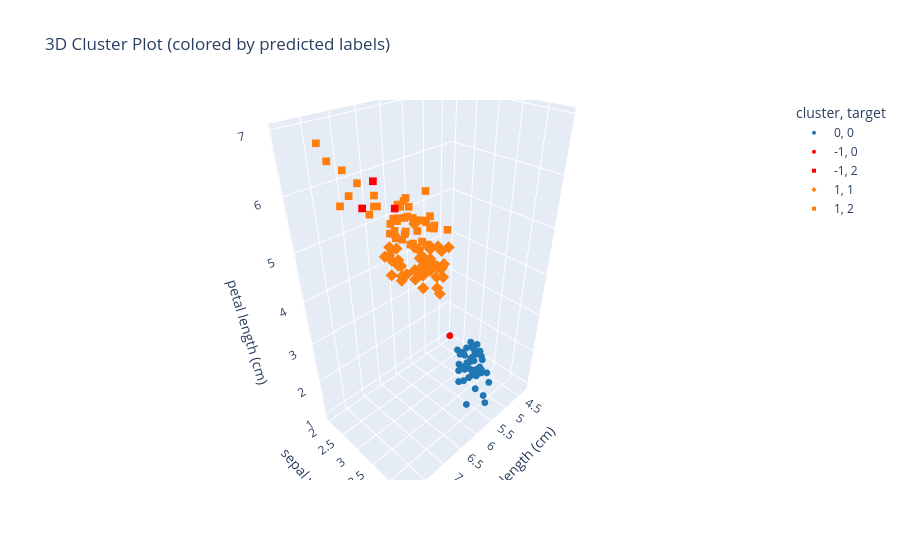

The notebook cell saved with this chart:
### Code cell
# Add labels to your dataframe
df['cluster'] = labels

# Convert to string so plotly treats it as categorical, not continuous
df['cluster'] = df['cluster'].astype(str)

fig = px.scatter_3d(
    df,
    x='sepal length (cm)',
    y='sepal width (cm)',
    z='petal length (cm)',
    color='cluster',              # color by cluster label instead of petal width
    symbol='target',              # keep true labels as marker shape for comparison
    title="3D Cluster Plot (colored by predicted labels)",
    color_discrete_map={          # optional: force noise points to a specific color
        '-1': 'red',
        '0': '#1f77b4',
        '1': '#ff7f0e'
    }
)
fig.update_traces(marker=dict(size=4))
fig.show()

### Figure 1 — Plotly figure (JSON) as saved in the notebook; plotly's stock layout.template omitted (floating-point values rounded to 4 significant figures)
{"data": [{"hovertemplate": "cluster=0<br>target=0<br>sepal length (cm)=%{x}<br>sepal width (cm)=%{y}<br>petal length (cm)=%{z}<extra></extra>", "legendgroup": "0, 0", "marker": {"color": "#1f77b4", "size": 4, "symbol": "circle"}, "mode": "markers", "name": "0, 0", "scene": "scene", "showlegend": true, "type": "scatter3d", "x": [5.1, 4.9, 4.7, 4.6, 5.0, 5.4, 4.6, 5.0, 4.4, 4.9, 5.4, 4.8, 4.8, 4.3, 5.8, 5.7, 5.4, 5.1, 5.7, 5.1, 5.4, 5.1, 4.6, 5.1, 4.8, 5.0, 5.0, 5.2, 5.2, 4.7, 4.8, 5.4, 5.2, 5.5, 4.9, 5.0, 5.5, 4.9, 4.4, 5.1, 5.0, 4.4, 5.0, 5.1, 4.8, 5.1, 4.6, 5.3, 5.0], "y": [3.5, 3.0, 3.2, 3.1, 3.6, 3.9, 3.4, 3.4, 2.9, 3.1, 3.7, 3.4, 3.0, 3.0, 4.0, 4.4, 3.9, 3.5, 3.8, 3.8, 3.4, 3.7, 3.6, 3.3, 3.4, 3.0, 3.4, 3.5, 3.4, 3.2, 3.1, 3.4, 4.1, 4.2, 3.1, 3.2, 3.5, 3.6, 3.0, 3.4, 3.5, 3.2, 3.5, 3.8, 3.0, 3.8, 3.2, 3.7, 3.3], "z": [1.4, 1.4, 1.3, 1.5, 1.4, 1.7, 1.4, 1.5, 1.4, 1.5, 1.5, 1.6, 1.4, 1.1, 1.2, 1.5, 1.3, 1.4, 1.7, 1.5, 1.7, 1.5, 1.0, 1.7, 1.9, 1.6, 1.6, 1.5, 1.4, 1.6, 1.6, 1.5, 1.5, 1.4, 1.5, 1.2, 1.3, 1.4, 1.3, 1.5, 1.3, 1.3, 1.6, 1.9, 1.4, 1.6, 1.4, 1.5, 1.4]}, {"hovertemplate": "cluster=-1<br>target=0<br>sepal length (cm)=%{x}<br>sepal width (cm)=%{y}<br>petal length (cm)=%{z}<extra></extra>", "legendgroup": "-1, 0", "marker": {"color": "red", "size": 4, "symbol": "circle"}, "mode": "markers", "name": "-1, 0", "scene": "scene", "showlegend": true, "type": "scatter3d", "x": [4.5], "y": [2.3], "z": [1.3]}, {"hovertemplate": "cluster=-1<br>target=2<br>sepal length (cm)=%{x}<br>sepal width (cm)=%{y}<br>petal length (cm)=%{z}<extra></extra>", "legendgroup": "-1, 2", "marker": {"color": "red", "size": 4, "symbol": "square"}, "mode": "markers", "name": "-1, 2", "scene": "scene", "showlegend": true, "type": "scatter3d", "x": [7.2, 7.7, 7.9], "y": [3.6, 3.8, 3.8], "z": [6.1, 6.7, 6.4]}, {"hovertemplate": "cluster=1<br>target=1<br>sepal length (cm)=%{x}<br>sepal width (cm)=%{y}<br>petal length (cm)=%{z}<extra></extra>", "legendgroup": "1, 1", "marker": {"color": "#ff7f0e", "size": 4, "symbol": "diamond"}, "mode": "markers", "name": "1, 1", "scene": "scene", "showlegend": true, "type": "scatter3d", "x": [7.0, 6.4, 6.9, 5.5, 6.5, 5.7, 6.3, 4.9, 6.6, 5.2, 5.0, 5.9, 6.0, 6.1, 5.6, 6.7, 5.6, 5.8, 6.2, 5.6, 5.9, 6.1, 6.3, 6.1, 6.4, 6.6, 6.8, 6.7, 6.0, 5.7, 5.5, 5.5, 5.8, 6.0, 5.4, 6.0, 6.7, 6.3, 5.6, 5.5, 5.5, 6.1, 5.8, 5.0, 5.6, 5.7, 5.7, 6.2, 5.1, 5.7], "y": [3.2, 3.2, 3.1, 2.3, 2.8, 2.8, 3.3, 2.4, 2.9, 2.7, 2.0, 3.0, 2.2, 2.9, 2.9, 3.1, 3.0, 2.7, 2.2, 2.5, 3.2, 2.8, 2.5, 2.8, 2.9, 3.0, 2.8, 3.0, 2.9, 2.6, 2.4, 2.4, 2.7, 2.7, 3.0, 3.4, 3.1, 2.3, 3.0, 2.5, 2.6, 3.0, 2.6, 2.3, 2.7, 3.0, 2.9, 2.9, 2.5, 2.8], "z": [4.7, 4.5, 4.9, 4.0, 4.6, 4.5, 4.7, 3.3, 4.6, 3.9, 3.5, 4.2, 4.0, 4.7, 3.6, 4.4, 4.5, 4.1, 4.5, 3.9, 4.8, 4.0, 4.9, 4.7, 4.3, 4.4, 4.8, 5.0, 4.5, 3.5, 3.8, 3.7, 3.9, 5.1, 4.5, 4.5, 4.7, 4.4, 4.1, 4.0, 4.4, 4.6, 4.0, 3.3, 4.2, 4.2, 4.2, 4.3, 3.0, 4.1]}, {"hovertemplate": "cluster=1<br>target=2<br>sepal length (cm)=%{x}<br>sepal width (cm)=%{y}<br>petal length (cm)=%{z}<extra></extra>", "legendgroup": "1, 2", "marker": {"color": "#ff7f0e", "size": 4, "symbol": "square"}, "mode": "markers", "name": "1, 2", "scene": "scene", "showlegend": true, "type": "scatter3d", "x": [6.3, 5.8, 7.1, 6.3, 6.5, 7.6, 4.9, 7.3, 6.7, 6.5, 6.4, 6.8, 5.7, 5.8, 6.4, 6.5, 7.7, 6.0, 6.9, 5.6, 7.7, 6.3, 6.7, 7.2, 6.2, 6.1, 6.4, 7.2, 7.4, 6.4, 6.3, 6.1, 7.7, 6.3, 6.4, 6.0, 6.9, 6.7, 6.9, 5.8, 6.8, 6.7, 6.7, 6.3, 6.5, 6.2, 5.9], "y": [3.3, 2.7, 3.0, 2.9, 3.0, 3.0, 2.5, 2.9, 2.5, 3.2, 2.7, 3.0, 2.5, 2.8, 3.2, 3.0, 2.6, 2.2, 3.2, 2.8, 2.8, 2.7, 3.3, 3.2, 2.8, 3.0, 2.8, 3.0, 2.8, 2.8, 2.8, 2.6, 3.0, 3.4, 3.1, 3.0, 3.1, 3.1, 3.1, 2.7, 3.2, 3.3, 3.0, 2.5, 3.0, 3.4, 3.0], "z": [6.0, 5.1, 5.9, 5.6, 5.8, 6.6, 4.5, 6.3, 5.8, 5.1, 5.3, 5.5, 5.0, 5.1, 5.3, 5.5, 6.9, 5.0, 5.7, 4.9, 6.7, 4.9, 5.7, 6.0, 4.8, 4.9, 5.6, 5.8, 6.1, 5.6, 5.1, 5.6, 6.1, 5.6, 5.5, 4.8, 5.4, 5.6, 5.1, 5.1, 5.9, 5.7, 5.2, 5.0, 5.2, 5.4, 5.1]}], "layout": {"legend": {"title": {"text": "cluster, target"}, "tracegroupgap": 0}, "scene": {"domain": {"x": [0, 1], "y": [0, 1]}, "xaxis": {"title": {"text": "sepal length (cm)"}}, "yaxis": {"title": {"text": "sepal width (cm)"}}, "zaxis": {"title": {"text": "petal length (cm)"}}}, "title": {"text": "3D Cluster Plot (colored by predicted labels)"}}}
